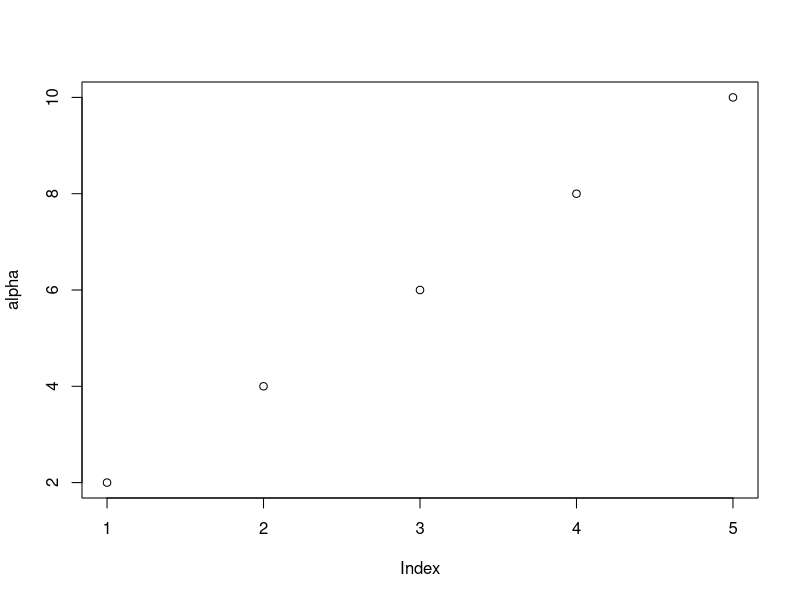

Generate this figure with R:
# Objects, their modes and attributes

# Intrinsic attributes: mode and length

# The entities R operates on are technically known as objects. 
# Examples are vectors of numeric (real) or complex values, 
# vectors of logical values and vectors of character strings. 
# These are known as “atomic” structures since their components 
# are all of the same type, or mode, namely numeric, complex, 
# logical, character and raw.


z <- 0:9
z 

# Casting

digits <- as.character(z)
digits

d <- as.integer(digits)
d

# As funções `mode(object)` e `length(object)` podem ser usadas
# para descobrir o modo e comprimento de qualquer estrutura 
# definida.

print(paste('Modo de z: ', mode(z)), quote= FALSE)
print(paste('Tamanho de z: ', length(z)), quote= FALSE)


# Mudando o comprimento de um objeto

# Um objeto vazio ainda pode ter um modo

e <- numeric()
e

# De maneira similar character() gera uma string vazia.


# Uma vez que um objeto de qualquer tamanho seja criado, novos componentes
# podem ser adicionados ao fornecer um valor de índice fora do 
# intervalo anterior


e[3] <- 17
e

# Inversamente para truncar o tamanho de um objeto é requerida
# apenas uma atribuição para fazê-lo.

alpha <- 1:10
alpha

# Portanto, se alpha é um objeto de comprimento 10, então

alpha <- alpha[2 * 1:5]
alpha

# torna um objeto de comprimento 5 consistindo apenas 
# nos componentes anteriores com índice par.

# Cada classe vai ter um plot diferente
# Cada classe vai ter um summary diferente


plot(alpha)
summary(alpha)
